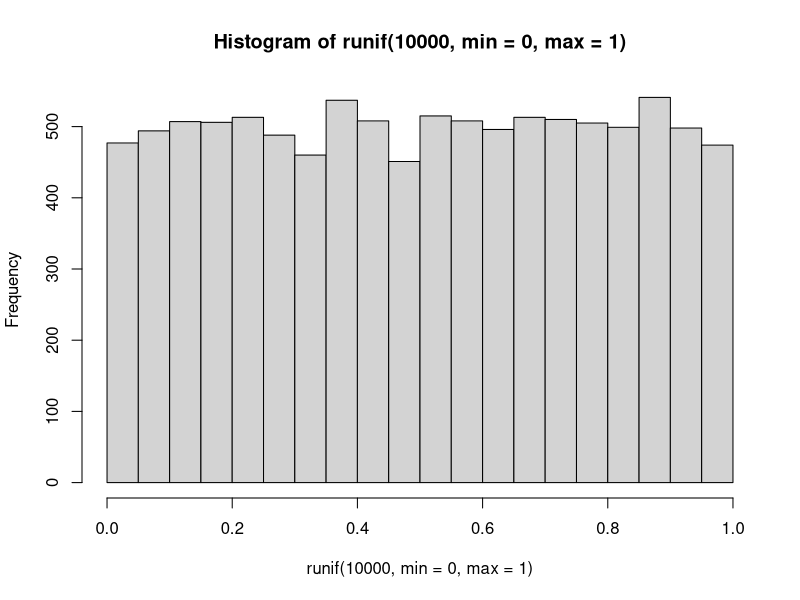
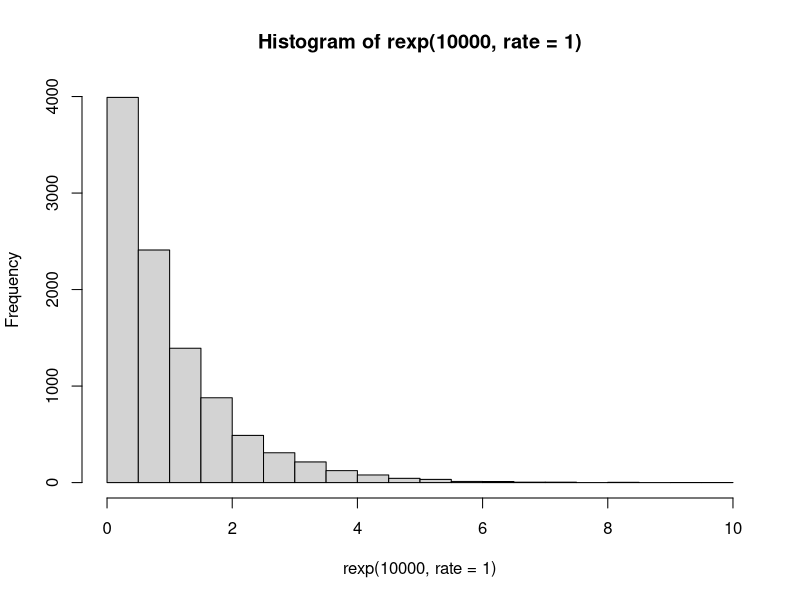
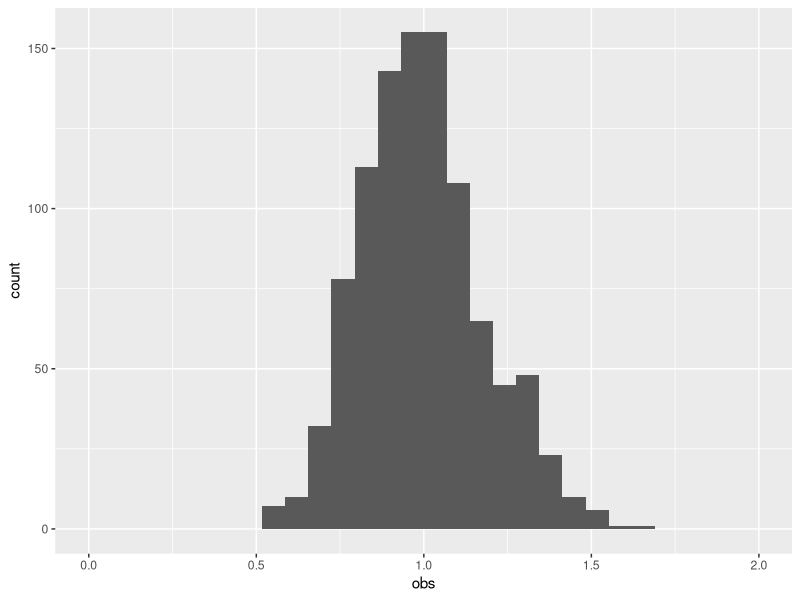

Source code (R) for these figures, in order:
## ---- chunk 1
hist(runif(10000, min = 0 , max = 1))
## ---- chunk 2
hist(rexp(10000, rate = 1))
## ---- chunk 3
N = 100000
mean(runif(N, min = 0 , max = 2))
mean(rexp(N, rate = 1))
## ---- chunk 4
library(dplyr)
library(ggplot2)
rep = 1000
N = 30
df = data.frame(obs = rexp(N*rep, rate = 1), id = 1:rep)
head(df)
tail(df)
## ---- chunk 5
df %>% group_by(id) %>% summarise(obs= mean(obs)) %>%
   ggplot(aes(x=obs)) + geom_histogram() + xlim(0,2)
